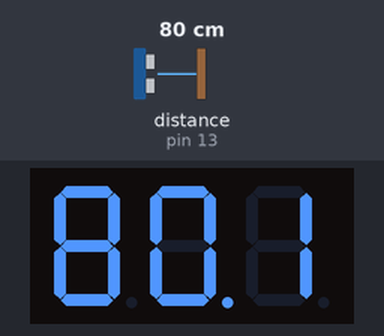
The sketch below on a simulated Arduino Uno, built with avr-gcc and run on an emulated ATmega328P. Shown: 3-digit seven-segment display. Wiring (inferred from the names in the program): ultrasonic range finder: trigger pin 12; echo pin 13; 3-digit 7-segment display, segments lit when LOW: segments pin 1, pin 2, pin 3, pin 4, pin 5, pin 6, pin 7, pin 8; digit selects pin 11, pin 10, pin 9. The test bench sets the inputs (shaded band); at power-on: distance to the obstacle (sensor on pin 13) 80 cm. The echo pulse lasts 58.3 µs per cm; the segment pins are drawn as the display they are named for.

Above: at 5.8 s.
5.9 s: distance to the obstacle (sensor on pin 13) set to 2 cm
At 11.0 s:
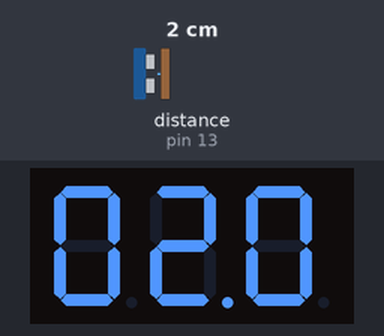
11.9 s: distance to the obstacle (sensor on pin 13) set to 4 cm
At 16.0 s:
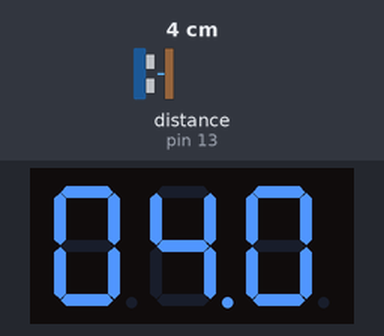
17.9 s: distance to the obstacle (sensor on pin 13) set to 9 cm
At 21.0 s:
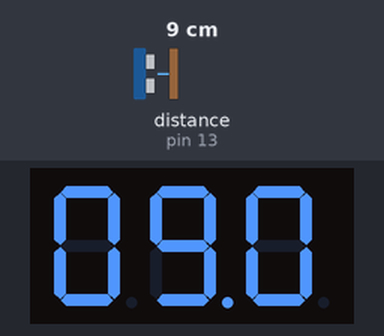
Timing chart, 0 to 22.5 s (numbered marks = the images above; inputs shaded):
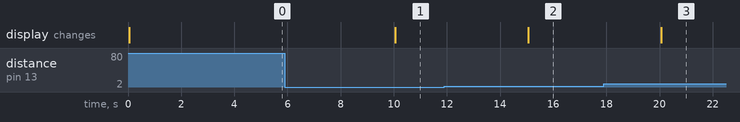

Measured:
- after the input at 5.9 s, the display: changes after 4.2 s (image 1)
- after the input at 11.9 s, the display: changes after 3.2 s (image 2)
- after the input at 17.9 s, the display: changes after 2.2 s (image 3)

The sketch:

ultrasonic_distance_measuring_module_TEST.ino
```cpp
/* ピン設定(7セグ) */
const int a  = 1;  /* a */
const int b  = 2;  /* b */
const int c  = 3;  /* c */
const int d  = 4;  /* d */
const int e  = 5;  /* e */
const int f  = 6;  /* f */
const int g  = 7;  /* g */
const int dp = 8;  /* ピリオド */

/* ピン設定(桁) */
const int d4 = 9;  /* 1の位 */
const int d3 = 10; /* 10の位 */
const int d2 = 11; /* 100の位 */
/*const int d1 = 12;*/ /* 1000の位 */

const int TrigPin = 12;
const int EchoPin = 13;

const int  DISPLAY_TIME = 5000; /* 表示時間(ms) */

/* 初期処理 */
void setup()
{
    pinMode(d2, OUTPUT);
    pinMode(d3, OUTPUT);
    pinMode(d4, OUTPUT);
    pinMode(a,  OUTPUT);
    pinMode(b,  OUTPUT);
    pinMode(c,  OUTPUT);
    pinMode(d,  OUTPUT);
    pinMode(e,  OUTPUT);
    pinMode(f,  OUTPUT);
    pinMode(g,  OUTPUT);
    pinMode(dp, OUTPUT);

    pinMode(TrigPin, OUTPUT); /* 出力設定 */
    pinMode(EchoPin, INPUT);  /* 入力設定 */
}

/* 定期処理 */
void loop()
{
    //멤버 필드
    double distanse;
    int distanse_mm;
    int display_1,display_10,display_01;
    unsigned long start_time;

    digitalWrite(TrigPin, LOW);  /* 電圧設定 */
    delayMicroseconds(2);        /* プログラム停止時間(us)の設定 */
    digitalWrite(TrigPin, HIGH);
    delayMicroseconds(10);
    digitalWrite(TrigPin, LOW);

    /* パルスを読み取り距離を算出 */
    distanse = (int((pulseIn(EchoPin, HIGH) / 58.0) * 100.0)) / 100.0;
    distanse_mm = distanse * 100;

    /* 各桁の表示する数値を算出 */
    display_01   = distanse_mm / 10   % 10; /* 1/10 の位(cm) */
    display_1    = distanse_mm / 100  % 10; /* 1    の位(cm) */
    display_10   = distanse_mm / 1000 % 10; /* 10   の位(cm) */

    /* 測定値表示 */
    /* Display(x,y):x桁にyを表示 */
    start_time = millis(); /* 프로그램 작동 시작부터 mm단위로 시간을 표시 1~999999*/
    while(millis() < start_time + DISPLAY_TIME){ /// DISPLAY_TIME 위에서 5000으로 초기화 함
        Display(1, display_01);
        Display(2, display_1);
        Display(3, display_10);
    }

}

/* 表示する桁を選択する関数 */
void WeiXuan(unsigned char n)
{
    switch(n){
    case 1:                   /* 1の桁表示 */
      digitalWrite(d2, LOW);
      digitalWrite(d3, LOW);
      digitalWrite(d4, HIGH);
      break;
    case 2:                  /* 10の桁表示 */
      digitalWrite(d2, LOW);
      digitalWrite(d3, HIGH);
      digitalWrite(d4, LOW);
      break;
    case 3:                  /* 100の桁表示 */
      digitalWrite(d2, HIGH);
      digitalWrite(d3, LOW);
      digitalWrite(d4, LOW);
      break;
    default :                 /* 4桁全て表示 */
      digitalWrite(d2, LOW);
      digitalWrite(d3, LOW);
      digitalWrite(d4, LOW);
      break;
    }
}

/* Num_X():Xを表示するよう電圧設定する関数 */
void Num_0(int keta)
{
    digitalWrite(a, LOW);
    digitalWrite(b, LOW);
    digitalWrite(c, LOW);
    digitalWrite(d, LOW);
    digitalWrite(e, LOW);
    digitalWrite(f, LOW);
    digitalWrite(g, HIGH);
    /* 一の桁表示時はピリオドも一緒に点灯する */
    if (keta == 2) {
        digitalWrite(dp,LOW);
    } else {
        digitalWrite(dp,HIGH);
    }
}

void Num_1(int keta)
{
    digitalWrite(a, HIGH);
    digitalWrite(b, LOW);
    digitalWrite(c, LOW);
    digitalWrite(d, HIGH);
    digitalWrite(e, HIGH);
    digitalWrite(f, HIGH);
    digitalWrite(g, HIGH);
    if (keta == 2) {
        digitalWrite(dp,LOW);
    } else {
        digitalWrite(dp,HIGH);
    }
}

void Num_2(int keta)
{
    digitalWrite(a, LOW);
    digitalWrite(b, LOW);
    digitalWrite(c, HIGH);
    digitalWrite(d, LOW);
    digitalWrite(e, LOW);
    digitalWrite(f, HIGH);
    digitalWrite(g, LOW);
    if (keta == 2) {
        digitalWrite(dp,LOW);
    } else {
        digitalWrite(dp,HIGH);
    }
}

void Num_3(int keta)
{
    digitalWrite(a, LOW);
    digitalWrite(b, LOW);
    digitalWrite(c, LOW);
    digitalWrite(d, LOW);
    digitalWrite(e, HIGH);
    digitalWrite(f, HIGH);
    digitalWrite(g, LOW);
    if (keta == 2) {
        digitalWrite(dp,LOW);
    } else {
        digitalWrite(dp,HIGH);
    }
}

void Num_4(int keta)
{
    digitalWrite(a, HIGH);
    digitalWrite(b, LOW);
    digitalWrite(c, LOW);
    digitalWrite(d, HIGH);
    digitalWrite(e, HIGH);
    digitalWrite(f, LOW);
    digitalWrite(g, LOW);
    if (keta == 2) {
        digitalWrite(dp,LOW);
    } else {
        digitalWrite(dp,HIGH);
    }
}

void Num_5(int keta)
{
    digitalWrite(a, LOW);
    digitalWrite(b, HIGH);
    digitalWrite(c, LOW);
    digitalWrite(d, LOW);
    digitalWrite(e, HIGH);
    digitalWrite(f, LOW);
    digitalWrite(g, LOW);
    if (keta == 2) {
        digitalWrite(dp,LOW);
    } else {
        digitalWrite(dp,HIGH);
    }
}

void Num_6(int keta)
{
    digitalWrite(a, LOW);
    digitalWrite(b, HIGH);
    digitalWrite(c, LOW);
    digitalWrite(d, LOW);
    digitalWrite(e, LOW);
    digitalWrite(f, LOW);
    digitalWrite(g, LOW);
    if (keta == 2) {
        digitalWrite(dp,LOW);
    } else {
        digitalWrite(dp,HIGH);
    }
}

void Num_7(int keta)
{
    digitalWrite(a, LOW);
    digitalWrite(b, LOW);
    digitalWrite(c, LOW);
    digitalWrite(d, HIGH);
    digitalWrite(e, HIGH);
    digitalWrite(f, HIGH);
    digitalWrite(g, HIGH);
    if (keta == 2) {
        digitalWrite(dp,LOW);
    } else {
        digitalWrite(dp,HIGH);
    }
}

void Num_8(int keta)
{
    digitalWrite(a, LOW);
    digitalWrite(b, LOW);
    digitalWrite(c, LOW);
    digitalWrite(d, LOW);
    digitalWrite(e, LOW);
    digitalWrite(f, LOW);
    digitalWrite(g, LOW);
    if (keta == 2) {
        digitalWrite(dp,LOW);
    } else {
        digitalWrite(dp,HIGH);
    }
}

void Num_9(int keta)
{
    digitalWrite(a, LOW);
    digitalWrite(b, LOW);
    digitalWrite(c, LOW);
    digitalWrite(d, LOW);
    digitalWrite(e, HIGH);
    digitalWrite(f, LOW);
    digitalWrite(g, LOW);
    if (keta == 2) {
        digitalWrite(dp,LOW);
    } else {
        digitalWrite(dp,HIGH);
    }
}

/* 表示をクリア */
void Clear()
{
    digitalWrite(a, HIGH);
    digitalWrite(b, HIGH);
    digitalWrite(c, HIGH);
    digitalWrite(d, HIGH);
    digitalWrite(e, HIGH);
    digitalWrite(f, HIGH);
    digitalWrite(g, HIGH);
    digitalWrite(dp,HIGH);
}

/* 数字を表示する関数を呼び分ける関数 */
void pickNumber(int keta,unsigned char num)
{
    switch(num){
    case 0:
      Num_0(keta);
      break;
    case 1:
      Num_1(keta);
      break;
    case 2:
      Num_2(keta);
      break;
    case 3:
      Num_3(keta);
      break;
    case 4:
      Num_4(keta);
      break;
    case 5:
      Num_5(keta);
      break;
    case 6:
      Num_6(keta);
      break;
    case 7:
      Num_7(keta);
      break;
    case 8:
      Num_8(keta);
      break;
    case 9:
      Num_9(keta);
      break;
    default:
      Clear();
      break;
    }
}

/* x桁目にNumberを表示する関数 */
void Display(unsigned char x, unsigned char Number)
{
    /* 数字を表示 */
    WeiXuan(x);
    pickNumber(x,Number);

    delay(1); /* プログラム停止時間(ms)の設定 */
    Clear();  /* 画面をクリア */
}
```
